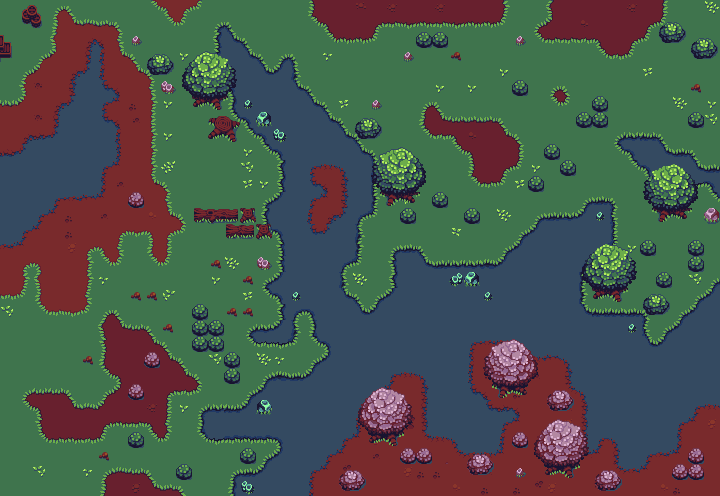

Tiled map render using the project's own tile images. Description and the map definition, with tile-layer contents summarised, below:
An orthogonal 45x31 tile map with 16x16 px tiles, 2 tile layers (Ground, Fringe).

<map version="1.2" tiledversion="1.2.2" orientation="orthogonal" renderorder="right-down" width="45" height="31" tilewidth="16" tileheight="16" infinite="0" nextlayerid="5" nextobjectid="38">
 <properties>
  <property name="enemyTint" type="color" value="#ffa33636" />
 </properties>
 <tileset firstgid="1" name="outdoor" tilewidth="16" tileheight="16" tilecount="288" columns="24">
  <image source="buch-outdoor.png" width="384" height="192" />
  <terraintypes>
   <terrain name="Grass" tile="150" />
   <terrain name="Dirt" tile="100" />
   <terrain name="Dark Dirt" tile="34" />
   <terrain name="Water" tile="171" />
  </terraintypes>
  <tile id="0" terrain="0,0,0,1" />
  <tile id="1" terrain="0,0,1,1" />
  <tile id="2" terrain="0,0,1,1" />
  <tile id="3" terrain="0,0,1,1" />
  <tile id="4" terrain="0,0,1,1" />
  <tile id="5" terrain="0,0,1,0" />
  <tile id="6" terrain="0,0,0,0" probability="0.1" />
  <tile id="7" terrain="1,1,1,2" />
  <tile id="8" terrain="1,1,2,2" />
  <tile id="9" terrain="1,1,2,2" />
  <tile id="10" terrain="1,1,2,2" />
  <tile id="11" terrain="1,1,2,2" />
  <tile id="12" terrain="1,1,2,1" />
  <tile id="13" terrain="0,0,0,2" />
  <tile id="14" terrain="0,0,2,2" />
  <tile id="15" terrain="0,0,2,2" />
  <tile id="16" terrain="0,0,2,2" />
  <tile id="17" terrain="0,0,2,2" />
  <tile id="18" terrain="0,0,2,0" />
  <tile id="24" terrain="0,1,0,1" />
  <tile id="25" terrain="1,1,1,0" />
  <tile id="26" terrain="1,1,0,1" />
  <tile id="27" terrain="1,1,1,1" probability="0.05" />
  <tile id="28" terrain="1,1,1,1" probability="0.05" />
  <tile id="29" terrain="1,0,1,0" />
  <tile id="30" terrain="0,0,0,0" probability="0.1" />
  <tile id="31" terrain="1,2,1,2" />
  <tile id="32" terrain="2,2,2,1" />
  <tile id="33" terrain="2,2,1,2" />
  <tile id="34" terrain="2,2,2,2" />
  <tile id="35" terrain="2,2,2,2" />
  <tile id="36" terrain="2,1,2,1" />
  <tile id="37" terrain="0,2,0,2" />
  <tile id="38" terrain="2,2,2,0" />
  <tile id="39" terrain="2,2,0,2" />
  <tile id="40" terrain="2,2,2,2" />
  <tile id="42" terrain="2,0,2,0" />
  <tile id="48" terrain="0,1,0,1" />
  <tile id="49" terrain="1,0,1,1" />
  <tile id="50" terrain="0,1,1,1" />
  <tile id="51" terrain="1,1,1,1" probability="0.05" />
  <tile id="52" terrain="1,1,1,1" probability="0.05" />
  <tile id="53" terrain="1,0,1,0" />
  <tile id="54" terrain="0,0,0,0" probability="0.1" />
  <tile id="55" terrain="1,2,1,2" />
  <tile id="56" terrain="2,1,2,2" />
  <tile id="57" terrain="1,2,2,2" />
  <tile id="58" terrain="2,2,2,2" />
  <tile id="59" terrain="2,2,2,2" />
  <tile id="60" terrain="2,1,2,1" />
  <tile id="61" terrain="0,2,0,2" />
  <tile id="62" terrain="2,0,2,2" />
  <tile id="63" terrain="0,2,2,2" />
  <tile id="66" terrain="2,0,2,0" />
  <tile id="72" terrain="0,1,0,1" />
  <tile id="73" terrain="0,1,1,0" />
  <tile id="74" terrain="1,0,0,1" />
  <tile id="75" terrain="1,1,1,1" probability="0.05" />
  <tile id="76" terrain="1,1,1,1" probability="0.05" />
  <tile id="77" terrain="1,0,1,0" />
  <tile id="78" terrain="0,0,0,0" probability="0.1" />
  <tile id="79" terrain="1,2,1,2" />
  <tile id="80" terrain="1,2,2,1" />
  <tile id="81" terrain="2,1,1,2" />
  <tile id="82" terrain="2,2,2,2" probability="0.1" />
  <tile id="83" terrain="2,2,2,2" probability="0.1" />
  <tile id="84" terrain="2,1,2,1" />
  <tile id="85" terrain="0,2,0,2" />
  <tile id="86" terrain="0,2,2,0" />
  <tile id="87" terrain="2,0,0,2" />
  <tile id="90" terrain="2,0,2,0" />
  <tile id="96" terrain="0,1,0,1" />
  <tile id="97" terrain="1,0,0,1" />
  <tile id="98" terrain="0,1,1,0" />
  <tile id="99" terrain="1,1,1,1" probability="0.05" />
  <tile id="100" terrain="1,1,1,1" />
  <tile id="101" terrain="1,0,1,0" />
  <tile id="102" terrain="0,0,0,0" probability="0.1" />
  <tile id="103" terrain="1,2,1,2" />
  <tile id="104" terrain="2,1,1,2" />
  <tile id="105" terrain="1,2,2,1" />
  <tile id="106" terrain="2,2,2,2" probability="0.1" />
  <tile id="107" terrain="2,2,2,2" probability="0.1" />
  <tile id="108" terrain="2,1,2,1" />
  <tile id="109" terrain="0,2,0,2" />
  <tile id="110" terrain="2,0,0,2" />
  <tile id="111" terrain="0,2,2,0" />
  <tile id="114" terrain="2,0,2,0" />
  <tile id="120" terrain="0,1,0,0" />
  <tile id="121" terrain="1,1,0,0" />
  <tile id="122" terrain="1,1,0,0" />
  <tile id="123" terrain="1,1,0,0" />
  <tile id="124" terrain="1,1,0,0" />
  <tile id="125" terrain="1,0,0,0" />
  <tile id="126" terrain="0,0,0,0" probability="0.1" />
  <tile id="127" terrain="1,2,1,1" />
  <tile id="128" terrain="2,2,1,1" />
  <tile id="129" terrain="2,2,1,1" />
  <tile id="130" terrain="2,2,1,1" />
  <tile id="131" terrain="2,2,1,1" />
  <tile id="132" terrain="2,1,1,1" />
  <tile id="133" terrain="0,2,0,0" />
  <tile id="134" terrain="2,2,0,0" />
  <tile id="135" terrain="2,2,0,0" />
  <tile id="136" terrain="2,2,0,0" />
  <tile id="137" terrain="2,2,0,0" />
  <tile id="138" terrain="2,0,0,0" />
  <tile id="144" terrain="0,0,0,3" />
  <tile id="145" terrain="0,0,3,3" />
  <tile id="146" terrain="0,0,3,3" />
  <tile id="147" terrain="0,0,3,3" />
  <tile id="148" terrain="0,0,3,3" />
  <tile id="149" terrain="0,0,3,0" />
  <tile id="150" terrain="0,0,0,0" />
  <tile id="151" terrain="1,1,1,3" />
  <tile id="152" terrain="1,1,3,3" />
  <tile id="153" terrain="1,1,3,3" />
  <tile id="154" terrain="1,1,3,3" />
  <tile id="155" terrain="1,1,3,3" />
  <tile id="156" terrain="1,1,3,1" />
  <tile id="168" terrain="0,3,0,3" />
  <tile id="169" terrain="3,3,3,0" />
  <tile id="170" terrain="3,3,0,3" />
  <tile id="171" terrain="3,3,3,3" />
  <tile id="172" terrain="3,3,3,3" />
  <tile id="173" terrain="3,0,3,0" />
  <tile id="174" terrain="0,0,0,0" />
  <tile id="175" terrain="1,3,1,3" />
  <tile id="176" terrain="3,3,3,1" />
  <tile id="177" terrain="3,3,1,3" />
  <tile id="178" terrain="3,3,3,3" />
  <tile id="179" terrain="3,3,3,3" />
  <tile id="180" terrain="3,1,3,1" />
  <tile id="192" terrain="0,3,0,3" />
  <tile id="193" terrain="3,0,3,3" />
  <tile id="194" terrain="0,3,3,3" />
  <tile id="195" terrain="3,3,3,3" />
  <tile id="196" terrain="3,3,3,3" />
  <tile id="197" terrain="3,0,3,0" />
  <tile id="198" terrain="0,0,0,0" />
  <tile id="199" terrain="1,3,1,3" />
  <tile id="200" terrain="3,1,3,3" />
  <tile id="201" terrain="1,3,3,3" />
  <tile id="202" terrain="3,3,3,3" />
  <tile id="203" terrain="3,3,3,3" />
  <tile id="204" terrain="3,1,3,1" />
  <tile id="216" terrain="0,3,0,3" />
  <tile id="217" terrain="0,3,3,0" />
  <tile id="218" terrain="3,0,0,3" />
  <tile id="219" terrain="3,3,3,3" />
  <tile id="220" terrain="3,3,3,3" />
  <tile id="221" terrain="3,0,3,0" />
  <tile id="222" terrain="0,0,0,0" />
  <tile id="223" terrain="1,3,1,3" />
  <tile id="224" terrain="1,3,3,1" />
  <tile id="225" terrain="3,1,1,3" />
  <tile id="226" terrain="3,3,3,3" />
  <tile id="227" terrain="3,3,3,3" />
  <tile id="228" terrain="3,1,3,1" />
  <tile id="240" terrain="0,3,0,3" />
  <tile id="241" terrain="3,0,0,3" />
  <tile id="242" terrain="0,3,3,0" />
  <tile id="243" terrain="3,3,3,3" />
  <tile id="244" terrain="3,3,3,3" />
  <tile id="245" terrain="3,0,3,0" />
  <tile id="246" terrain="0,0,0,0" />
  <tile id="247" terrain="1,3,1,3" />
  <tile id="248" terrain="3,1,1,3" />
  <tile id="249" terrain="1,3,3,1" />
  <tile id="250" terrain="3,3,3,3" />
  <tile id="251" terrain="3,3,3,3" />
  <tile id="252" terrain="3,1,3,1" />
  <tile id="264" terrain="0,3,0,0" />
  <tile id="265" terrain="3,3,0,0" />
  <tile id="266" terrain="3,3,0,0" />
  <tile id="267" terrain="3,3,0,0" />
  <tile id="268" terrain="3,3,0,0" />
  <tile id="269" terrain="3,0,0,0" />
  <tile id="270" terrain="0,0,0,0" />
  <tile id="271" terrain="1,3,1,1" />
  <tile id="272" terrain="3,3,1,1" />
  <tile id="273" terrain="3,3,1,1" />
  <tile id="274" terrain="3,3,1,1" />
  <tile id="275" terrain="3,3,1,1" />
  <tile id="276" terrain="3,1,1,1" />
 </tileset>
 <layer id="1" name="Ground" width="45" height="31">
  <data>[1395 cells, 1395 non-empty, 133 distinct tile ids]</data>
 </layer>
 <layer id="2" name="Fringe" width="45" height="31">
  <data>[1395 cells, 226 non-empty, 69 distinct tile ids]</data>
 </layer>
</map>
